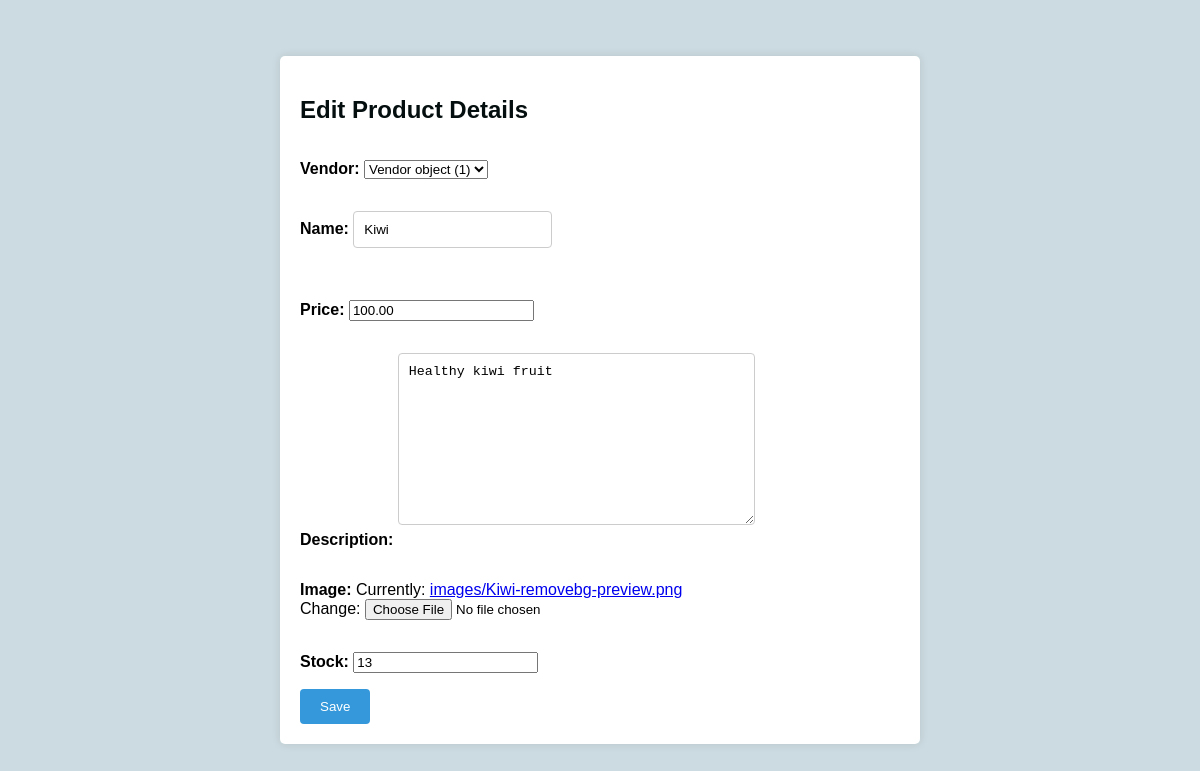
Before: /inventory/products/edit/1 with the older database file.
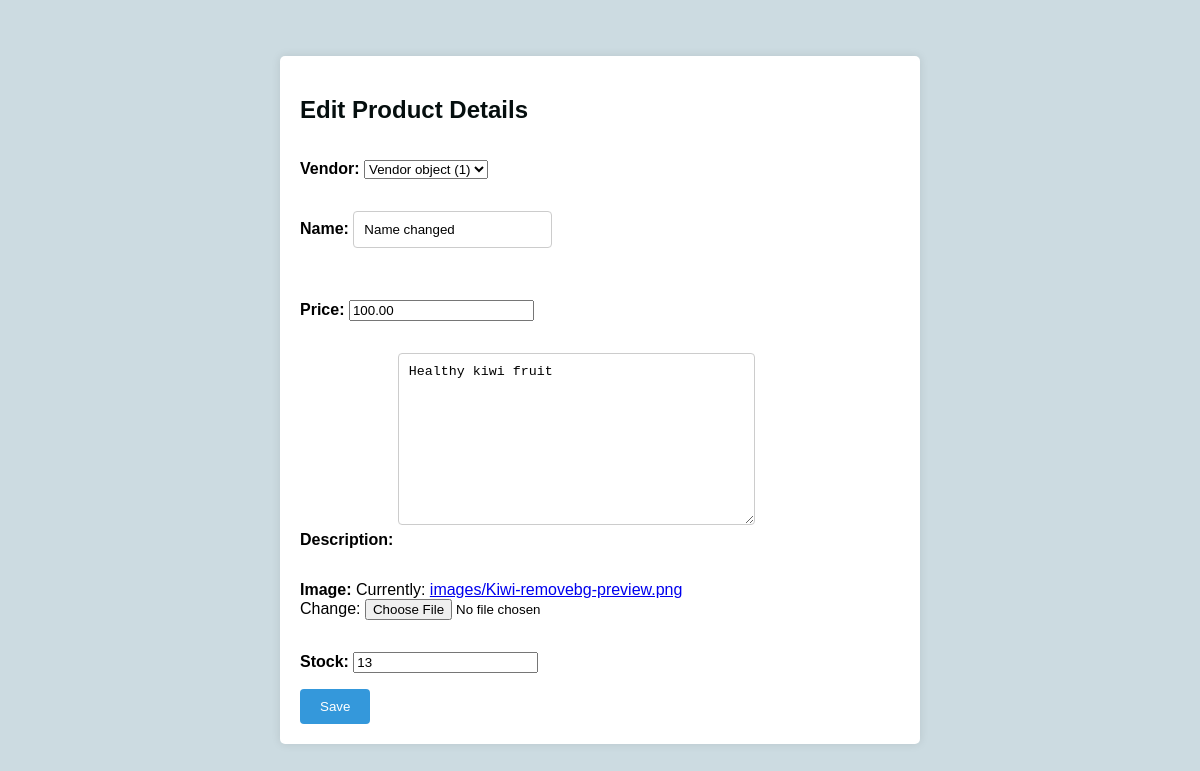
After: the same page with the newer database file.
### inventory/models.py (models this page shows)
class Product(models.Model):
    Vendor = models.ForeignKey(Vendor,null=True,on_delete=models.CASCADE)
    name=models.CharField(max_length=32)
    price=models.DecimalField(max_digits=8,decimal_places=2)
    description=models.TextField()
    image=models.ImageField(upload_to='images/')
    date_created=models.DateTimeField(auto_now_add=True)
    date_updated=models.DateTimeField(auto_now=True)
    stock=models.PositiveIntegerField()

### inventory/views.py (the view)
# urls.py: path("products/edit/<int:id>" ,product_update, name = "product_update_view"),
def product_update(request, id):
    product = Product.objects.get(id=id)
    if request.method == 'POST':
        form = ProductUploadForm(request.POST, instance=product)
        if form.is_valid():
            form.save()
            return redirect("product_detail_view", id=product.id)
    else:
        form =ProductUploadForm(instance=product)
        return render(request, "inventory/edit_product.html", {'form': form})

### inventory/forms.py
class ProductUploadForm(forms.ModelForm):
    class Meta:
        model = Product
        fields = "__all__"

### templates/inventory/edit_product.html (shortened to what this page needs)
<!DOCTYPE html>
<html lang="en">
<head>
</head>
<body>
    <div class="edit-form-container">
        <h2 class="edit-title">Edit Product Details</h2>
        <form method="POST">
            {{ form.as_p }}
            <button type="submit">Save</button>
        </form>
    </div>
</body>
</html>

Changed rows visible on the page:
changed Product "Vendor object (1)": name "Kiwi" → "Name changed"
